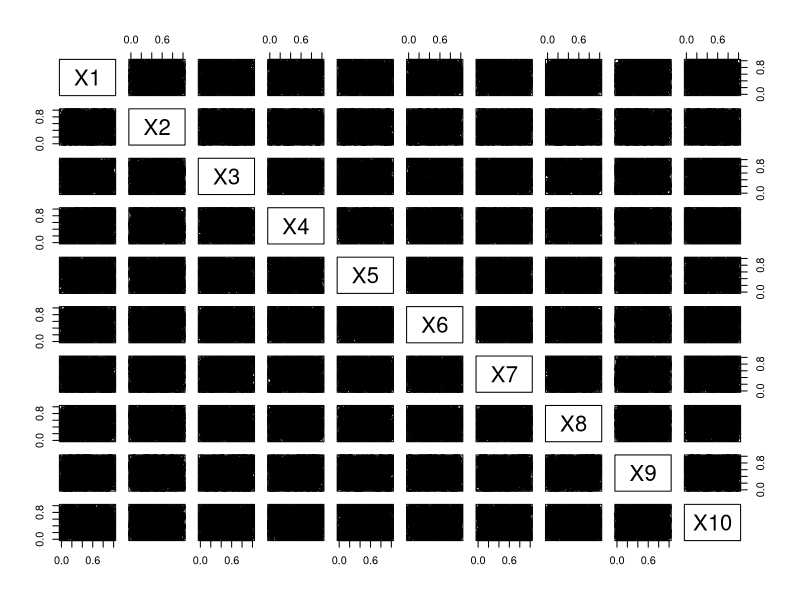

Generate this figure with R:
#install.packages("lhs")
library(lhs)
library(ggplot2)

l_samples = c(10,50,100,250,500,1000,5000, 10000)

df_gg = list()
for(n_samples in l_samples){
  
  LHS_df = setNames(data.frame(randomLHS(n_samples,2)),c('x','y'))
  RNO_df = data.frame(x=rnorm(n_samples,0.5,0.25),
                      y=rnorm(n_samples,0.5,0.25))
  
  LHS_df$Sampling = "LHS"
  RNO_df$Sampling = "RNO"
  
  df_res = rbind(LHS_df, RNO_df)
  df_res$n = n_samples
  df_gg[[length(df_gg)+1]] = df_res
  
}
df_gg = do.call(rbind, df_gg)

gg = 
ggplot(df_gg, aes(x=x,y=y)) + 
  geom_point() + 
  geom_vline(xintercept = 0, colour = "red")+
  geom_vline(xintercept = 1, colour = "red")+
  geom_hline(yintercept = 0, colour = "red")+
  geom_hline(yintercept = 1, colour = "red")+
  facet_wrap(n~Sampling,
             nrow = length(l_samples)) + 
  theme_bw()


LHS_manypars = randomLHS(1000,10)
plot(data.frame(LHS_manypars))
